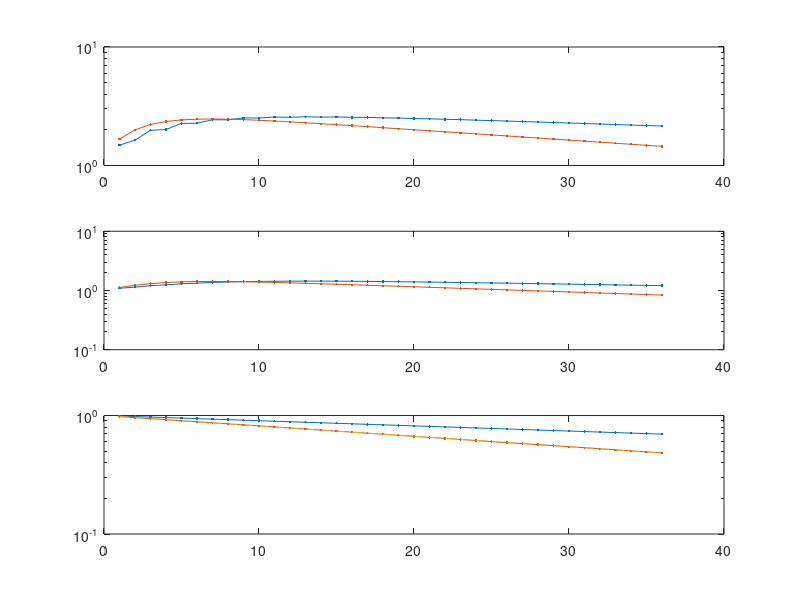

The MATLAB script that drew this image:
%% Norms and spectral radius of inner-outer operator
% For $\alpha=1-\varepsilon$, the behavior of the inner-outer iteration
% cannot be explained with the asymptotic analysis that is standard for
% stationary methods.  This experiment looks at all of the true (not
% approximate or upper-bounded) quantities involved in the inner-outer
% iteration to check to see if they explain what is going on with the
% convergence in the $1-\varepsilon$ regeme.

%% Setup the experiment
P=sparse(6,6);P(2,1)=1/2;P(4,2)=1/3;P(2,3)=1/2;
P(4,3)=1/3;P(3,4)=1;P(4,5)=1/3;P(6,5)=1;P(5,6)=1;
n = size(P,1);
P(1,1:n) = 1/n;
P = full(P);
P = P';

%% Look at the norms and spectral radius of the operators
kmax=36;
beta=0.5; alpha=0.99;
Pk = eye(n); Tk=eye(n); rP=[]; rT=[];
for k=1:kmax
    Pk = alpha*Pk*P;
    Tk = (eye(n)-beta*P)\((alpha-beta)*P*Tk);
    rP(k).norm1=norm(Pk,1);
    rP(k).norm2=norm(Pk,2);
    rP(k).normfro=norm(Pk,'fro');
    rP(k).norminf=norm(Pk,'inf');
    rP(k).rho=max(abs(eig(Pk)));
    rT(k).norm1=norm(Tk,1);
    rT(k).norm2=norm(Tk,2);
    rT(k).normfro=norm(Tk,'fro');
    rT(k).norminf=norm(Tk,'inf');
    rT(k).rho=max(abs(eig(Tk)));
end
figure(1); clf;
subplot(3,1,1); cla; semilogy(1:k, [rP.norminf],'.-', 1:k, [rT.norminf],'.-');
subplot(3,1,2); cla; semilogy(1:k, [rP.norm2],'.-', 1:k,  [rT.norm2],'.-');
subplot(3,1,3); cla; semilogy(1:k, [rP.rho],'.-', 1:k, [rT.rho],'.-');
hold on; semilogy(1:k, feval(@(k) ((alpha-beta)/(1-beta)).^k, 1:k), '--');
    